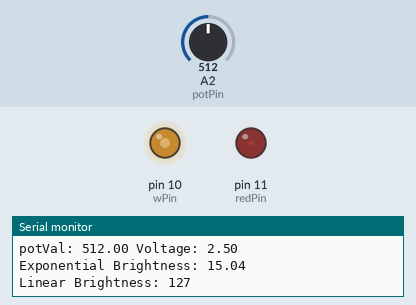
This sketch was run on a simulated Arduino Uno, built with avr-gcc and run on an emulated ATmega328P. Shown: output pins drawn as LEDs (lit = HIGH), the last lines printed to the serial monitor. The test bench sets the inputs (shaded band); at power-on: A2 (potPin) = 512.

Above: at 1.2 s.
1.3 s: A2 (potPin) set to 449
At 1.8 s:
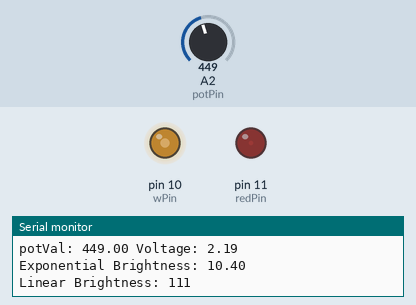
4.3 s: A2 (potPin) set to 429
At 5.3 s:
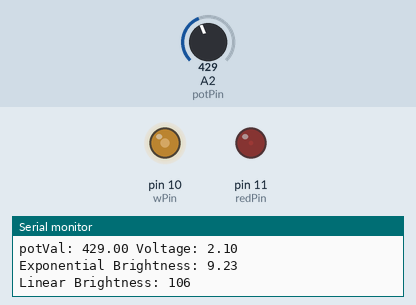
7.3 s: A2 (potPin) set to 716
At 7.9 s:
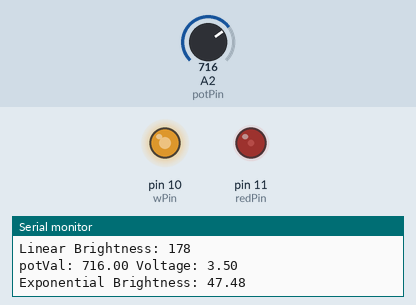
8.8 s: A2 (potPin) set to 839
At 9.8 s:
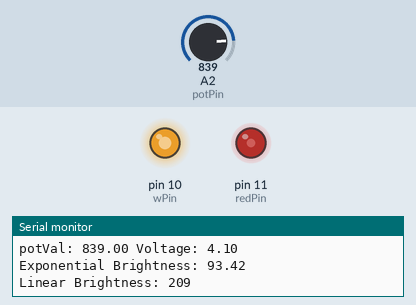
10.3 s: A2 (potPin) set to 866
At 11.4 s:
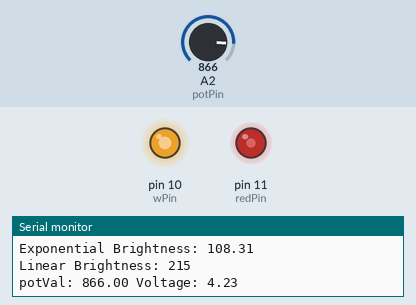
13.3 s: A2 (potPin) set to 900
At 13.8 s:
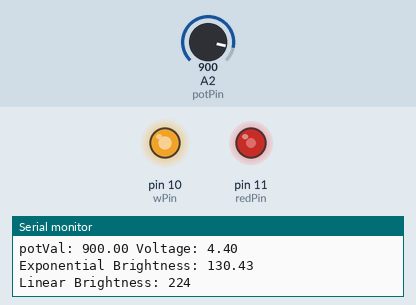
Timing chart, 0 to 15.8 s (numbered marks = the images above; inputs shaded):
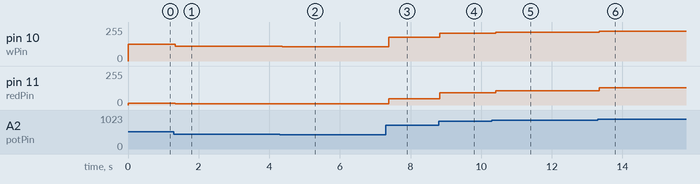

The sketch:

06-Potentiometer-LEDControl.ino
```cpp
int potPin=A2;
float potVal;
int br=9600;
int w=100;
int redPin=11;
float volts;
float brightness;
int wPin=10;
int brightnesss;

void setup() {
  // put your setup code here, to run once:
  pinMode(potPin, INPUT);
  Serial.begin(br);
  pinMode(redPin, OUTPUT);
  pinMode(wPin, OUTPUT);
}

void loop() {
  // put your main code here, to run repeatedly:
  potVal=analogRead(potPin);
  volts=(5./1023.)*potVal;
  brightness=pow(2., potVal/127.875)-1;
  brightnesss=(255./1023.)*potVal;
  analogWrite(redPin, brightness);
  analogWrite(wPin, brightnesss);
  Serial.print("potVal: ");
  Serial.print(potVal);
  Serial.print(" Voltage: ");
  Serial.println(volts);
  Serial.print("Exponential Brightness: ");
  Serial.println(brightness);
  Serial.print("Linear Brightness: ");
  Serial.println(brightnesss);
  delay(w);
}
```

Measured:
- after the input at 1.3 s, pin 10 (wPin): 127/255 → 111/255 at once; pin 11 (redPin): 15/255 → 10/255 at once
- after the input at 4.3 s, pin 10 (wPin): 111/255 → 106/255 after 0.07 s; pin 11 (redPin): 10/255 → 9/255 after 0.07 s
- after the input at 7.3 s, pin 10 (wPin): 106/255 → 178/255 after 0.08 s; pin 11 (redPin): 9/255 → 47/255 after 0.08 s
- after the input at 8.8 s, pin 10 (wPin): 178/255 → 209/255 at once; pin 11 (redPin): 47/255 → 93/255 at once
- after the input at 10.3 s, pin 10 (wPin): 209/255 → 215/255 after 0.11 s; pin 11 (redPin): 93/255 → 108/255 after 0.11 s
- after the input at 13.3 s, pin 10 (wPin): 215/255 → 224/255 after 0.05 s; pin 11 (redPin): 108/255 → 130/255 after 0.05 s
